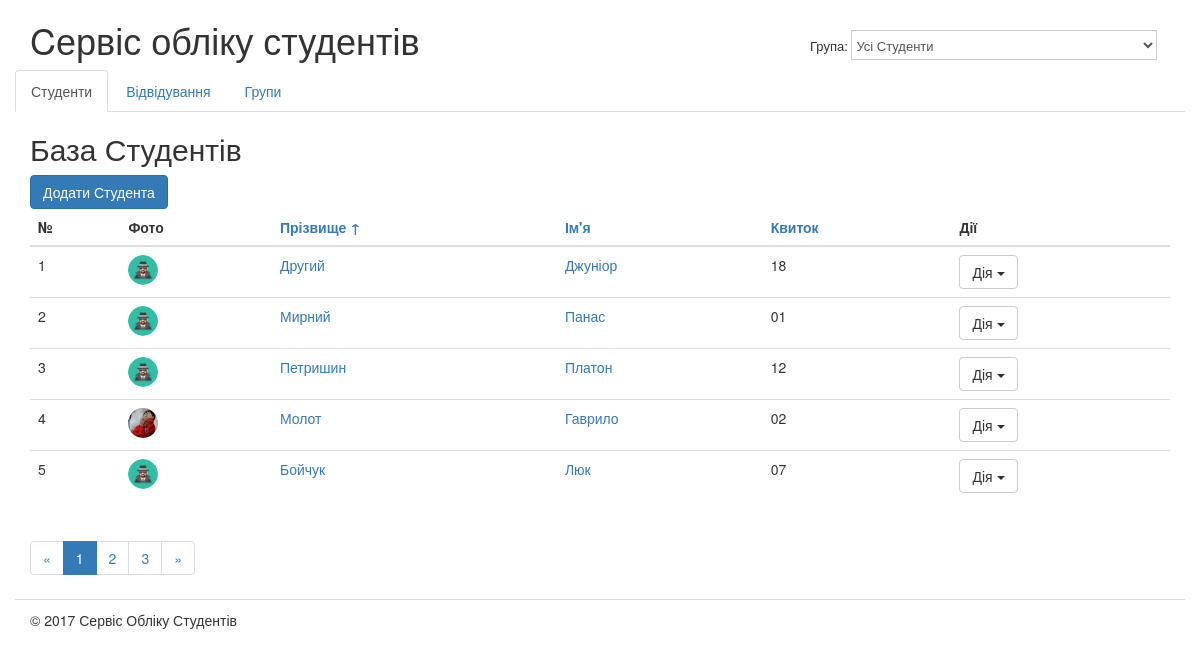
The page /?page=1&order_by=&reverse= on the database its author committed.
### studentsdb/students/models.py (models this page shows, shortened)
class Student(models.Model):
    class Meta(object):
        verbose_name = u"Студент"
        verbose_name_plural = u"Студенти"
    first_name = models.CharField(
        max_length=256,
        blank=False,
        verbose_name=u"Ім'я")
    last_name = models.CharField(
        max_length=256,
        blank=False,
        verbose_name=u"Прізвище")
    middle_name = models.CharField(
        max_length=256,
        blank=True,
        verbose_name=u"По - батькові",
        default='')
    student_group = models.ForeignKey('Group',
        verbose_name=u'Група',
        blank=False,
        null=True,
        on_delete=models.PROTECT)
    birthday = models.DateField(
        blank=False,
        verbose_name=u"Дата народження",
        null = True)
    photo = models.ImageField(
        blank=True,
        verbose_name=u"Фото",
        null = True)
    ticket = models.CharField(
        max_length=256,
        blank=False,
        verbose_name=u"Квиток")
    notes = models.TextField(
        blank=True,
        verbose_name=u"Додаткові нотатки")

### studentsdb/students/views.py (the view)
# urls.py: url(r'^$', views.students_list, name='home'),
def students_list(request):
    students = Student.objects.all()
    order_by = request.GET.get('order_by', 'last_name')
    if order_by in ('last_name', 'first_name', 'ticket'):
        students = students.order_by(order_by)
        if request.GET.get('reverse', '') == '1':
            students = students.reverse()
    paginator = Paginator(students, 5)
    page = request.GET.get('page')
    try:
        students = paginator.page(page)
    except PageNotAnInteger:
        students = paginator.page(1)
    except EmptyPage:
        students = paginator.page(paginator.num_pages)
    return render(request, 'students/students_list.html',
                  {'students': students})

### studentsdb/studentsdb/context_processors.py (called while the page is built)
def students_proc(request):
    return {'PORTAL_URL': PORTAL_URL}

### studentsdb/students/templates/students/students_list.html (shortened to what this page needs)
{% extends "students/base.html" %}
{% load static from staticfiles %}
{% block title %}База Студентів{% endblock title %}
{% block content %}
    <a href="{% url "students_add" %}" class="btn btn-primary">Додати Студента</a>
    <table class="table">
        {% with order_by=request.GET.order_by reverse=request.GET.reverse %}
        <thead>
        <tr>
            <th>№</th>
            <th>Фото</th>
            <th>
                <a href="{% url "home" %}?order_by=last_name{% if order_by == 'last_name' and reverse != '1' %}&amp;reverse=1{% endif %}">
                    Прізвище
                    {% if order_by == 'last_name' and reverse != '1' %}&uarr;
                        {% elif order_by != 'first_name' and order_by != 'ticket' and reverse != '1' %}&uarr;
                        {% elif order_by == 'last_name' and reverse == '1' %}&darr;
                    {% endif %}
                </a>
            </th>
            <th>
                <a href="{% url "home" %}?order_by=first_name{% if order_by == 'first_name' and reverse != '1' %}&amp;reverse=1{% endif %}">
                    Ім'я
                </a>
            </th>
            <th>
                <a href="{% url "home" %}?order_by=ticket{% if order_by == 'ticket' and reverse != '1' %}&amp;reverse=1{% endif %}">
                    Квиток
                </a>
            </th>
            <th>Дії</th>
        </thead>
        {% endwith %}
        <tbody>
        {% for student in students %}
            <tr>
                <td>{{ forloop.counter }}</td>
                {% if student.photo %}
                    <td><img class="img-circle" src="{{ student.photo.url }}" height="30" width="30"/></td>
                {% else %}
                    <td><img class="img-circle" src="{% static "1.png" %}" height="30" width="30"/></td>
                {% endif %}
                <td><a href="{% url "students_edit" student.id %}">
                    {{ student.last_name }}</a></td>
                <td><a href="{% url "students_edit" student.id %}">
                    {{ student.first_name }}</a></td>
                <td> {{ student.ticket }} </td>
                <td>
                    <div class="dropdown">
                        <button class="btn btn-default dropdown-toggle" type="button"
                                data-toggle="dropdown" aria-haspopup="true" aria-expanded="true">Дія
                            <span class="caret"></span>
                        </button>
                    </div>
                </td>
            </tr>
        {% endfor %}
        </tbody>
    </table>
    {% if students.has_other_pages %}
    {% with order_by=request.GET.order_by reverse=request.GET.reverse %}
    <nav aria-label="Page navigation">
        <ul class="pagination">
            <li>
                <a href="{% url "home" %}?page=1&amp;order_by={{ order_by }}&amp;reverse={{ reverse }}">&laquo;</a>
            </li>
            {% for p in students.paginator.page_range %}
            <li {% if students.number == p %} class="active" {% endif %}>
                <a href="{% url "home" %}?page={{ p }}&amp;order_by={{ order_by }}&amp;reverse={{ reverse }}">{{ p }}</a>
            </li>
            {% endfor %}
            <li>
                <a href="{% url "home" %}?page={{ students.paginator.num_pages }}&amp;order_by={{ order_by }}&amp;reverse={{ reverse }}">&raquo;</a>
            </li>
        </ul>
    </nav>
    {% endwith %}
    {% endif %}
{% endblock content %}

### rows shown on the page
Student: last_name "Другий", first_name "Джуніор", ticket "18"
Student: last_name "Мирний", first_name "Панас", ticket "01"
Student: last_name "Петришин", first_name "Платон", ticket "12"
Student: photo (picture), last_name "Молот", first_name "Гаврило", ticket "02"
Student: last_name "Бойчук", first_name "Люк", ticket "07"

### other values the page prints
{{ p }} "1" "2" "3"
